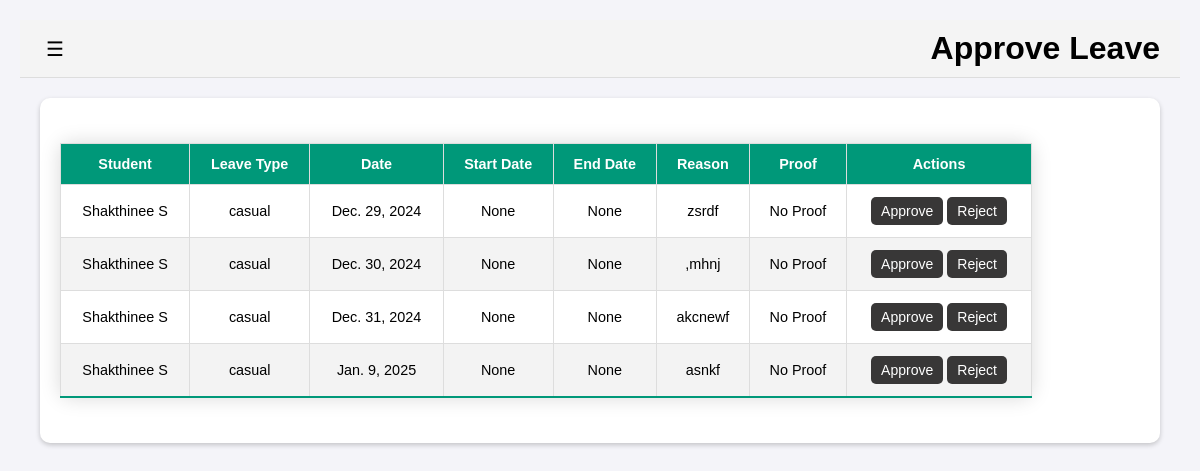
The page /lms/counsellor/approve/leave (signed in) on the database as committed earlier.
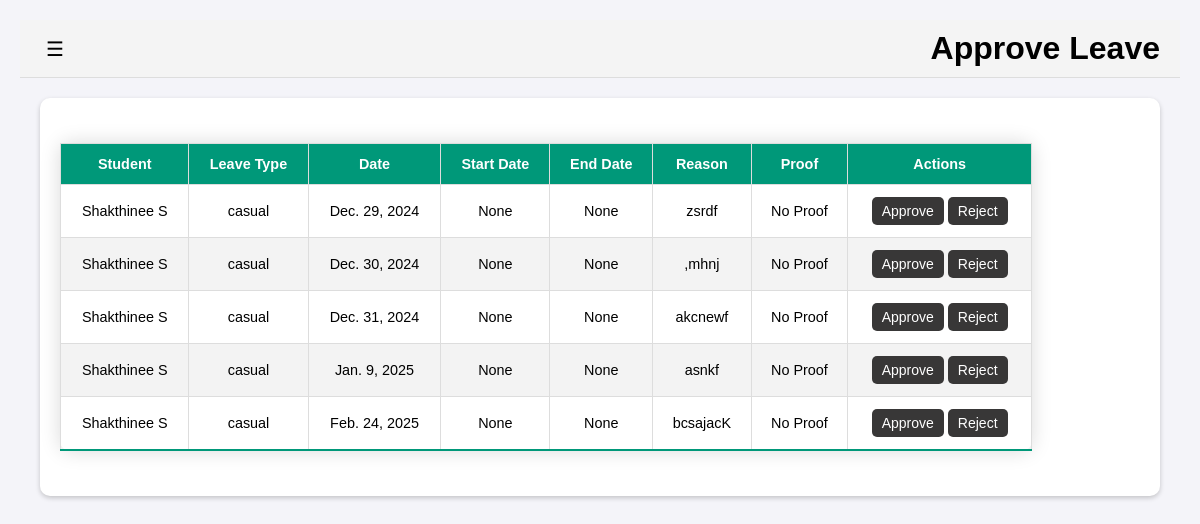
The same page on the database as committed later.
### lms/models.py (models this page shows, shortened)
class LeaveRequest(models.Model):
    student = models.ForeignKey(Student, on_delete=models.CASCADE)
    counsellor = models.ForeignKey(Counsellor, on_delete=models.SET_NULL, null=True, blank=True)
    semester = models.ForeignKey(Semester, on_delete=models.CASCADE, default=1)
    leave_type = models.CharField(max_length=20)
    duration = models.CharField(max_length=10)
    date = models.DateField(null=True, blank=True)
    start_date = models.DateField(null=True, blank=True)
    end_date = models.DateField(null=True, blank=True)
    reason = models.TextField()
    proof = models.FileField(upload_to='proofs/', blank=True, null=True)
    submitted_at = models.DateTimeField(auto_now_add=True)

class Student(models.Model):
    reg_no = models.CharField(max_length=12, unique=True, null=True, blank=True, default=None)  # Registration Number
    user = models.OneToOneField(User, on_delete=models.CASCADE, null=True, blank=True, default=None)  # Link to Django User model
    name = models.CharField(max_length=100)
    dob = models.DateField()
    year = models.IntegerField()
    department = models.CharField(max_length=50)
    section = models.CharField(max_length=5)
    email = models.EmailField(unique=True)
    mobile_no = models.CharField(max_length=10)
    leave_taken = models.IntegerField(default=0)
    balance_leave = models.IntegerField(default=6)
    photo = models.ImageField(upload_to='photos/', blank=True, null=True)
    counsellor = models.ForeignKey("Counsellor", on_delete=models.SET_NULL, null=True, blank=True)
    current_semester = models.ForeignKey(Semester, on_delete=models.SET_NULL, null=True, blank=True)

### lms/views.py (the view, shortened to what this page needs)
# urls.py: path('counsellor/approve/leave', views.counsellor_approve_leave, name='counsellor_approve_leave'),
@login_required
def counsellor_approve_leave(request):
    if not hasattr(request.user, 'counsellor'):  # Ensure the user is a counsellor
        return redirect('home')  # Redirect to the home page if not a counsellor
    counsellor = request.user.counsellor
    leave_requests = LeaveRequest.objects.filter(
        status_history__status='pending',
        student__counsellor=counsellor
    ).select_related('student').distinct()
    return render(request, 'counsellor_approve_leave.html', {'leave_requests': leave_requests, 'user_role': request.user})

### templates/counsellor_approve_leave.html (shortened to what this page needs)
<!DOCTYPE html>
{% load static %}
<html lang="en">
<head>
    <link rel="stylesheet" href="{% static 'css/base.css' %}">
</head>
<body>
    <div id="wrapper">
        <div id="content">
            <header>
                <button id="sidebarToggle">&#9776;</button>
                <h1>Approve Leave</h1>
            </header>
        </div>
    </div>
    <main>
        <div class="table-container">
            <table border="1">
                <thead>
                    <tr>
                        <th>Student</th>
                        <th>Leave Type</th>
                        <th>Date</th>
                        <th>Start Date</th>
                        <th>End Date</th>
                        <th>Reason</th>
                        <th>Proof</th>
                        <th>Actions</th>
                    </tr>
                </thead>
                <tbody>
                    {% for leave in leave_requests %}
                    <tr>
                        <td>
                            <span class="tooltip" title="
                                Name: {{ leave.student.name }}
                                Reg No: {{ leave.student.reg_no }}
                                Email: {{ leave.student.email }}
                                Mobile: {{ leave.student.mobile_no }}
                            ">
                                {{ leave.student.name }}
                            </span>
                        </td>
                        <td>{{ leave.leave_type }}</td>
                        <td>{{ leave.date }}</td>
                        <td>{{ leave.start_date }}</td>
                        <td>{{ leave.end_date }}</td>
                        <td>{{ leave.reason }}</td>
                        <td>
                            {% if leave.proof %}
                            <a href="{{ leave.proof.url }}" target="_blank">View Proof</a>
                            {% else %}
                            No Proof
                            {% endif %}
                        </td>
                        <td>
                            <button class="action-button" type="button" onclick="handleApproveAction('{{ leave.id }}', 'approve')">Approve</button>
                            <button class="action-button" type="button" onclick="handleRejectAction('{{ leave.id }}', 'reject')">Reject</button>
                        </td>
                    </tr>
                    {% empty %}
                    <tr>
                        <td colspan="8" style="text-align: center;">No leave requests pending for HOD approval.</td>
                    </tr>
                    {% endfor %}
                </tbody>
            </table>
        </div>
    </main>
</body>
</html>

### static/css/base.css (style rules this page uses)
body { margin: 0; padding: 0; font-family: Arial, sans-serif; background-color: #f4f4f9; }
#wrapper { display: flex; }
#content { margin-left: 0; width: 100%; padding: 20px; transition: all 0.3s ease; }
#content header { display: flex; align-items: center; justify-content: space-between; background-color: #f4f4f4; padding: 10px 20px; border-bottom: 1px solid #ddd; }
#content header h1 { margin: 0; }
#content header button { font-size: 20px; background: none; border: none; cursor: pointer; }
table { border-collapse: collapse; margin: 25px 0; font-size: 0.9em; font-family: sans-serif; border-radius: 10px; min-width: 90%; box-shadow: 0 0 20px rgba(0, 0, 0, 0.15); }
thead tr { background-color: #009879; color: #ffffff; text-align: left; }
th, td { border: 1px solid #ddd; padding: 12px 15px; text-align: center; }
tbody tr { border-bottom: 1px solid #dddddd; }
tbody tr:nth-of-type(even) { background-color: #f3f3f3; }
tbody tr:last-of-type { border-bottom: 2px solid #009879; }
.action-button { color: white; background-color: #383737; cursor: pointer; padding: 6px 10px; font-size: 14px; border: none; border-radius: 5px; }
.table-container { background-color: white; border-radius: 10px; box-shadow: 0 2px 5px rgba(0, 0, 0, 0.2); padding: 20px; max-width: 90%; margin: auto; overflow-x: auto; -webkit-overflow-scrolling: touch; }
.tooltip { position: relative; cursor: pointer; }

Rows that differ between the two databases and show on the page:
added LeaveRequest: student.name "Shakthinee S", leave_type "casual", date "Feb. 24, 2025", start_date "None", end_date "None", reason "bcsajacK", proof "No Proof"
